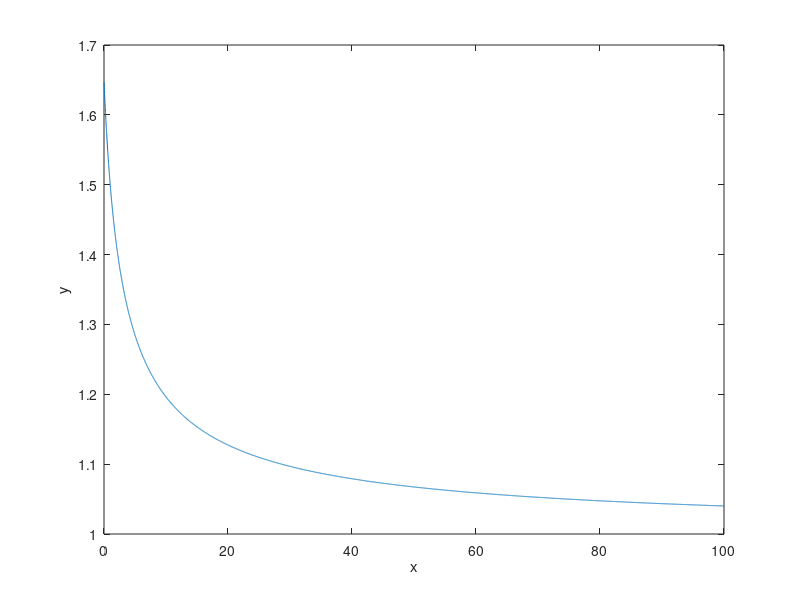

Reproduce this figure in MATLAB.
x = 0.01:0.01:100;
y = zeros(1,length(x));
for i=1:length(x)
    y(i) = (1+x(i)/2)^(1/x(i));
end

plot(x,y)
xlabel('x')
ylabel('y')